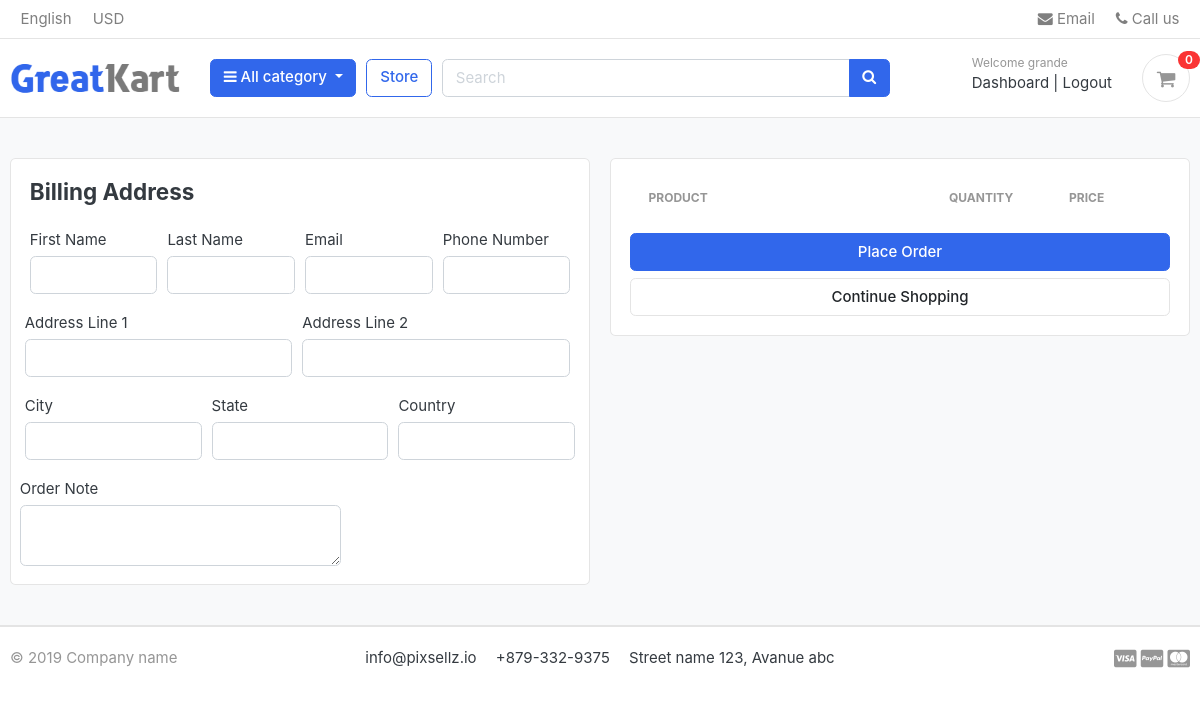
Before: /cart/checkout/ (signed in) with the older database file.
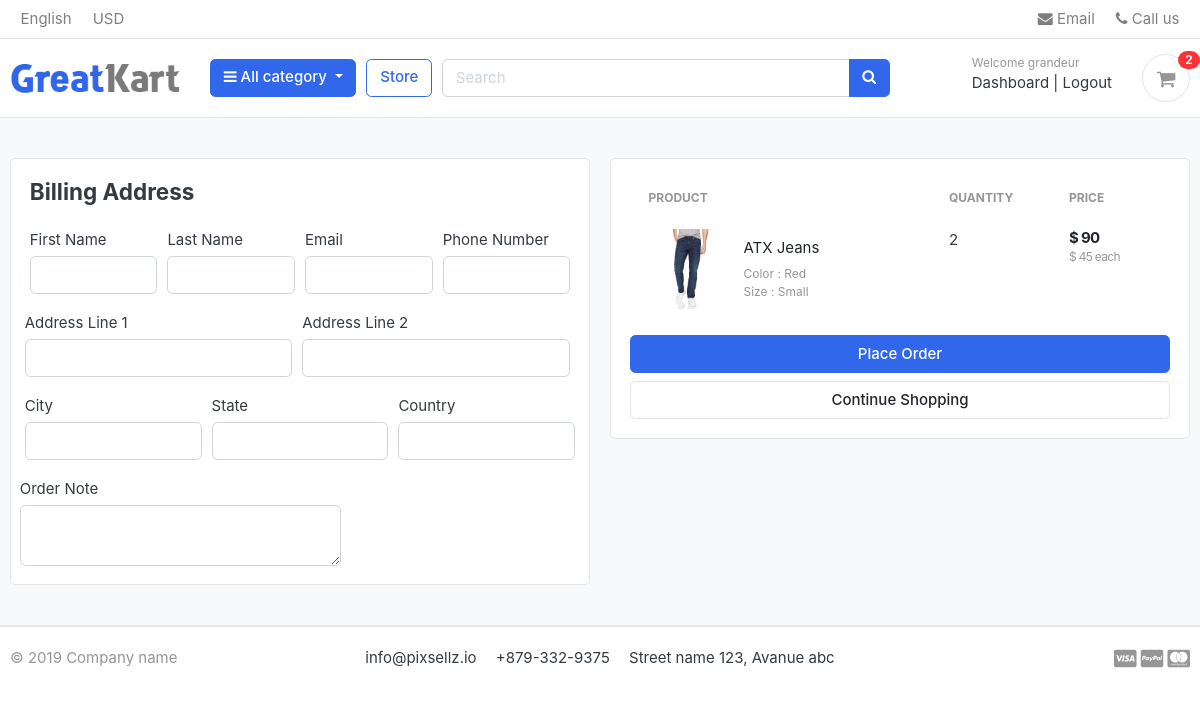
After: the same page with the newer database file.
### accounts/models.py (models this page shows, shortened)
class Account(AbstractBaseUser):
    first_name      = models.CharField(max_length=50)
    last_name       = models.CharField(max_length=50)
    username        = models.CharField(max_length=50, unique=True)
    email           = models.EmailField(max_length=100, unique=True)
    phone_number    = models.CharField(max_length=50)
    date_joined     = models.DateTimeField(auto_now_add=True)
    last_login      = models.DateTimeField(auto_now_add=True)
    is_admin        = models.BooleanField(default=False)
    is_staff        = models.BooleanField(default=False)
    is_active        = models.BooleanField(default=False)
    is_superadmin        = models.BooleanField(default=False)
    USERNAME_FIELD = 'email'
    REQUIRED_FIELDS = ['username', 'first_name', 'last_name']
    objects = MyAccountManager()

### carts/models.py (models this page shows, shortened)
class CartItem(models.Model):
    user = models.ForeignKey(Account, on_delete=models.CASCADE, null=True)
    product = models.ForeignKey(Product, on_delete=models.CASCADE)
    variations = models.ManyToManyField(Variation, blank=True)
    cart = models.ForeignKey(Cart, on_delete=models.CASCADE, null=True)
    quantity = models.IntegerField()
    is_active = models.BooleanField(default=True)
    def sub_total(self):
        return self.product.price * self.quantity

### store/models.py (models this page shows, shortened)
class Product(models.Model):
    product_name    = models.CharField(max_length=200, unique=True)
    slug            = models.SlugField(max_length=200, unique=True)
    description     = models.TextField(max_length=500, blank=True)
    price           = models.IntegerField()
    images          = models.ImageField(upload_to='photos/products')
    stock           = models.IntegerField()
    is_available    = models.BooleanField(default=True)
    category        = models.ForeignKey(Category, on_delete=models.CASCADE)
    created_date    = models.DateTimeField(auto_now_add=True)
    modified_date   = models.DateTimeField(auto_now=True)
    def get_url(self):
        return reverse('product_detail', args=[self.category.slug, self.slug])

class Variation(models.Model):
    product = models.ForeignKey(Product, on_delete=models.CASCADE)
    variation_category = models.CharField(max_length=100, choices=variation_category_choice)
    variation_value = models.CharField(max_length=100)
    is_active = models.BooleanField(default=True)
    created_date = models.DateTimeField(auto_now=True)
    objects = VariationManager()

### carts/views.py (the view)
# urls.py: path('checkout/', views.checkout, name='checkout'),
@login_required(login_url='login')
def checkout(request, total=0, quantity=0, cart_items=None):
    try:
        tax = 0
        grand_total = 0
        if request.user.is_authenticated:
            cart_items = CartItem.objects.filter(user=request.user, is_active=True)
        else:
            cart = Cart.objects.get(cart_id=_cart_id(request))
            cart_items = CartItem.objects.filter(cart=cart, is_active=True)
        for cart_item in cart_items:
            total += cart_item.product.price * cart_item.quantity
            quantity += cart_item.quantity
        tax = total*0.2 # France, todo
        grand_total = total + tax
    except ObjectDoesNotExist:
        pass
    context = {
        'total' : total,
        'quantity' : quantity,
        'cart_items' : cart_items,
        'tax' : tax,
        'grand_total' : grand_total,
    }
    return render(request, 'store/checkout.html', context)

### carts/context_processors.py (called while the page is built)
def counter(request):
    cart_count = 0
    if 'admin' in request.path:
        return {}
    else:
        try:
            cart = Cart.objects.filter(cart_id=_cart_id(request))
            if request.user.is_authenticated:
                cart_items = CartItem.objects.all().filter(user=request.user)
            else:
                cart_items = CartItem.objects.all().filter(cart=cart[:1])
            for cart_item in cart_items:
                cart_count += cart_item.quantity
        except Cart.DoesNotExist:
            cart_count = 0
    return dict(cart_count=cart_count)

### carts/views.py (called while the page is built)
def _cart_id(request):
    cart = request.session.session_key
    if not cart:
        cart = request.session.create()
    return cart

### category/context_processors.py (called while the page is built)
def menu_links(request):
    links = Category.objects.all()
    return dict(links=links)

### category/models.py (called while the page is built)
    def get_url(self):
        return reverse('products_by_category', args=[self.slug])

### templates/store/checkout.html (shortened to what the changed rows need)
{% extends 'base.html' %}
{% load static %}
{% block content %}
<section class="section-content padding-y bg">
    <div class="container">
    <div class="row">
        <aside class="col-lg-6">
            <div class="card">
            <div class="card-body">
          <table class="table table-borderless table-shopping-cart">
          <thead class="text-muted">
          <tr class="small text-uppercase">
            <th scope="col">Product</th>
            <th scope="col" width="120">Quantity</th>
            <th scope="col" width="120">Price</th>
          </tr>
          </thead>
          <tbody>
          {% for cart_item in cart_items %}
          <tr>
              <td>
                  <figure class="itemside align-items-center">
                      <div class="aside"><img src="{{ cart_item.product.images.url }}" class="img-sm"></div>
                      <figcaption class="info">
                          <a href="{{ cart_item.product.get_url }}" class="title text-dark">{{ cart_item.product.product_name }}</a>
                          <p class="text-muted small">
                              {% if cart_item.variations.all %}
                                  {% for item in cart_item.variations.all %}
                                      {{ item.variation_category | capfirst }} : {{ item.variation_value | capfirst }} <br>
                                  {% endfor %}
                              {% endif %}
                          </p>
                      </figcaption>
                  </figure>
              </td>
              <td>
                          <label for="">{{cart_item.quantity}}</label>
              </td>
              <td>
                  <div class="price-wrap">
                      <var class="price">$ {{ cart_item.sub_total }}</var>
                      <small class="text-muted"> $ {{ cart_item.product.price }} each </small>
                  </div>
              </td>
          </tr>
          {% endfor %}
          </tbody>
          </table>
            </div>
            </div>
    </aside>
    </div>
    </div>
    </section>
{% endblock %}

### templates/includes/navbar.html (shortened to what this page needs)
{% load static %}
<header class="section-header">
    <nav class="navbar p-md-0 navbar-expand-sm navbar-light border-bottom">
    <div class="container">
      <div class="collapse navbar-collapse" id="navbarTop4">
        <ul class="navbar-nav mr-auto">
            <li class="nav-item dropdown">
                 <a href="#" class="nav-link">   English </a>
            </li>
            <li class="nav-item dropdown">
                <a href="#" class="nav-link"> USD </a>
            </li>
        </ul>
        <ul class="navbar-nav">
            <li><a href="#" class="nav-link"> <i class="fa fa-envelope"></i> Email </a></li>
            <li><a href="#" class="nav-link"> <i class="fa fa-phone"></i> Call us </a></li>
        </ul>
      </div>
    </div>
    </nav>
    <section class="header-main border-bottom">
        <div class="container">
    <div class="row align-items-center">
        <div class="col-lg-2 col-md-3 col-6">
            <a href="{% url 'home' %}" class="brand-wrap">
                <img class="logo" src="{% static './images/logo.png' %}">
            </a>
        </div>
        <div class="col-lg col-sm col-md col-6 flex-grow-0">
            <div class="category-wrap dropdown d-inline-block float-right">
                <button type="button" class="btn btn-primary dropdown-toggle" data-toggle="dropdown">
                    <i class="fa fa-bars"></i> All category
                </button>
            </div>
        </div>
        <a href="{% url 'store' %}" class="btn btn-outline-primary">Store</a>
        <div class="col-lg  col-md-6 col-sm-12 col">
            <form action="{% url 'search' %}" class="search" method="GET">
                <div class="input-group w-100">
                    <input type="text" class="form-control" style="width:60%;" placeholder="Search" name="keyword">
                    <div class="input-group-append">
                      <button class="btn btn-primary" type="submit">
                        <i class="fa fa-search"></i>
                      </button>
                    </div>
                </div>
            </form>
        </div>
        <div class="col-lg-3 col-sm-6 col-8 order-2 order-lg-3">
                    <div class="d-flex justify-content-end mb-3 mb-lg-0">
                        {% if user.id is None %}
                        <div class="widget-header">
                            <small class="title text-muted">Welcome guest!</small>
                            <div>
                                <a href="{% url 'login' %}">Sign in</a> <span class="dark-transp"> | </span>
                                <a href="{% url 'register' %}"> Register</a>
                            </div>
                        </div>
                        {% else %}
                        <div class="widget-header">
                            <small class="title text-muted">Welcome {{user.first_name}}</small>
                            <div>
                                <a href="{% url 'dashboard' %}">Dashboard</a> <span class="dark-transp"> | </span>
                                <a href="{% url 'logout' %}">Logout</a>
                            </div>
                        </div>
                        {% endif %}
                        <a href="{% url 'cart' %}" class="widget-header pl-3 ml-3">
                            <div class="icon icon-sm rounded-circle border"><i class="fa fa-shopping-cart"></i></div>
                            <span class="badge badge-pill badge-danger notify">{{cart_count}}</span>
                        </a>
                    </div>
                </div>
    </div>
        </div>
    </section>
    </header>

Changed rows visible on the page:
changed Account: first_name "grande" → "grandeur"
added CartItem: product.images (picture), product.product_name "ATX Jeans", quantity "2", sub_total "90", product.price "45"
now on this page (row unchanged): Variation: variation_category "Color", variation_value "Red"
now on this page (row unchanged): Variation: variation_category "Size", variation_value "Small"
Other visible differences:
{{ cart_count }}: "0" → "2"
